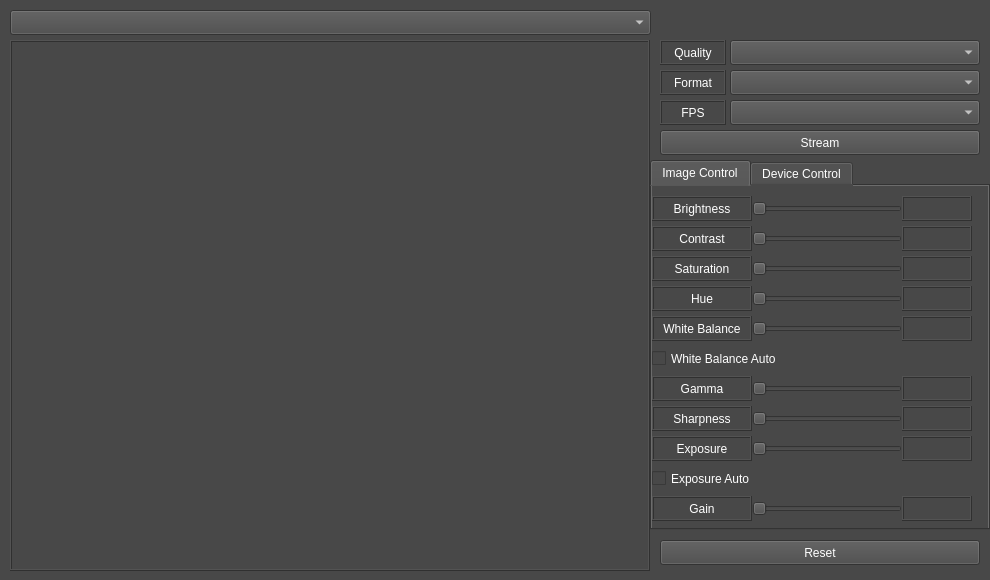
<?xml version="1.0" encoding="UTF-8"?>
<ui version="4.0">
 <class>MainWindow</class>
 <widget class="QMainWindow" name="MainWindow">
  <property name="geometry">
   <rect>
    <x>0</x>
    <y>0</y>
    <width>990</width>
    <height>580</height>
   </rect>
  </property>
  <property name="windowTitle">
   <string>v4l2_gui</string>
  </property>
  <property name="styleSheet">
   <string notr="true">background-color: rgb(72, 72, 72);
color: rgb(255, 255, 255)</string>
  </property>
  <widget class="QWidget" name="centralwidget">
   <widget class="QLabel" name="img">
    <property name="geometry">
     <rect>
      <x>10</x>
      <y>40</y>
      <width>640</width>
      <height>531</height>
     </rect>
    </property>
    <property name="frameShape">
     <enum>QFrame::Box</enum>
    </property>
    <property name="frameShadow">
     <enum>QFrame::Raised</enum>
    </property>
    <property name="text">
     <string/>
    </property>
   </widget>
   <widget class="QComboBox" name="devices">
    <property name="geometry">
     <rect>
      <x>10</x>
      <y>10</y>
      <width>641</width>
      <height>25</height>
     </rect>
    </property>
   </widget>
   <widget class="QComboBox" name="quality">
    <property name="geometry">
     <rect>
      <x>730</x>
      <y>40</y>
      <width>250</width>
      <height>25</height>
     </rect>
    </property>
   </widget>
   <widget class="QComboBox" name="format">
    <property name="geometry">
     <rect>
      <x>730</x>
      <y>70</y>
      <width>250</width>
      <height>25</height>
     </rect>
    </property>
   </widget>
   <widget class="QComboBox" name="fps">
    <property name="geometry">
     <rect>
      <x>730</x>
      <y>100</y>
      <width>250</width>
      <height>25</height>
     </rect>
    </property>
   </widget>
   <widget class="QPushButton" name="stream">
    <property name="geometry">
     <rect>
      <x>660</x>
      <y>130</y>
      <width>320</width>
      <height>25</height>
     </rect>
    </property>
    <property name="text">
     <string>Stream</string>
    </property>
   </widget>
   <widget class="QLabel" name="label">
    <property name="geometry">
     <rect>
      <x>660</x>
      <y>40</y>
      <width>66</width>
      <height>25</height>
     </rect>
    </property>
    <property name="frameShape">
     <enum>QFrame::Box</enum>
    </property>
    <property name="frameShadow">
     <enum>QFrame::Raised</enum>
    </property>
    <property name="text">
     <string>Quality</string>
    </property>
    <property name="alignment">
     <set>Qt::AlignCenter</set>
    </property>
   </widget>
   <widget class="QLabel" name="label_2">
    <property name="geometry">
     <rect>
      <x>660</x>
      <y>70</y>
      <width>66</width>
      <height>25</height>
     </rect>
    </property>
    <property name="frameShape">
     <enum>QFrame::Box</enum>
    </property>
    <property name="frameShadow">
     <enum>QFrame::Raised</enum>
    </property>
    <property name="text">
     <string>Format</string>
    </property>
    <property name="alignment">
     <set>Qt::AlignCenter</set>
    </property>
   </widget>
   <widget class="QLabel" name="label_3">
    <property name="geometry">
     <rect>
      <x>660</x>
      <y>100</y>
      <width>66</width>
      <height>25</height>
     </rect>
    </property>
    <property name="frameShape">
     <enum>QFrame::Box</enum>
    </property>
    <property name="frameShadow">
     <enum>QFrame::Raised</enum>
    </property>
    <property name="text">
     <string>FPS</string>
    </property>
    <property name="alignment">
     <set>Qt::AlignCenter</set>
    </property>
   </widget>
   <widget class="QPushButton" name="reset">
    <property name="geometry">
     <rect>
      <x>660</x>
      <y>540</y>
      <width>320</width>
      <height>25</height>
     </rect>
    </property>
    <property name="text">
     <string>Reset</string>
    </property>
   </widget>
   <widget class="QTabWidget" name="tabWidget">
    <property name="geometry">
     <rect>
      <x>650</x>
      <y>160</y>
      <width>340</width>
      <height>370</height>
     </rect>
    </property>
    <property name="currentIndex">
     <number>0</number>
    </property>
    <widget class="QWidget" name="tab">
     <attribute name="title">
      <string>Image Control</string>
     </attribute>
     <widget class="QCheckBox" name="whiteBalanceAuto">
      <property name="geometry">
       <rect>
        <x>0</x>
        <y>160</y>
        <width>160</width>
        <height>25</height>
       </rect>
      </property>
      <property name="text">
       <string>White Balance Auto</string>
      </property>
     </widget>
     <widget class="QLabel" name="gamma">
      <property name="geometry">
       <rect>
        <x>250</x>
        <y>190</y>
        <width>70</width>
        <height>25</height>
       </rect>
      </property>
      <property name="frameShape">
       <enum>QFrame::Box</enum>
      </property>
      <property name="frameShadow">
       <enum>QFrame::Raised</enum>
      </property>
      <property name="text">
       <string/>
      </property>
      <property name="alignment">
       <set>Qt::AlignCenter</set>
      </property>
     </widget>
     <widget class="QSlider" name="sharpnessSlider">
      <property name="geometry">
       <rect>
        <x>100</x>
        <y>220</y>
        <width>150</width>
        <height>25</height>
       </rect>
      </property>
      <property name="maximum">
       <number>100</number>
      </property>
      <property name="orientation">
       <enum>Qt::Horizontal</enum>
      </property>
     </widget>
     <widget class="QLabel" name="label_5">
      <property name="geometry">
       <rect>
        <x>0</x>
        <y>10</y>
        <width>100</width>
        <height>25</height>
       </rect>
      </property>
      <property name="frameShape">
       <enum>QFrame::Box</enum>
      </property>
      <property name="frameShadow">
       <enum>QFrame::Raised</enum>
      </property>
      <property name="text">
       <string>Brightness</string>
      </property>
      <property name="alignment">
       <set>Qt::AlignCenter</set>
      </property>
     </widget>
     <widget class="QLabel" name="label_10">
      <property name="geometry">
       <rect>
        <x>0</x>
        <y>220</y>
        <width>100</width>
        <height>25</height>
       </rect>
      </property>
      <property name="frameShape">
       <enum>QFrame::Box</enum>
      </property>
      <property name="frameShadow">
       <enum>QFrame::Raised</enum>
      </property>
      <property name="text">
       <string>Sharpness</string>
      </property>
      <property name="alignment">
       <set>Qt::AlignCenter</set>
      </property>
     </widget>
     <widget class="QLabel" name="contrast">
      <property name="geometry">
       <rect>
        <x>250</x>
        <y>40</y>
        <width>70</width>
        <height>25</height>
       </rect>
      </property>
      <property name="frameShape">
       <enum>QFrame::Box</enum>
      </property>
      <property name="frameShadow">
       <enum>QFrame::Raised</enum>
      </property>
      <property name="text">
       <string/>
      </property>
      <property name="alignment">
       <set>Qt::AlignCenter</set>
      </property>
     </widget>
     <widget class="QLabel" name="whiteBalance">
      <property name="geometry">
       <rect>
        <x>250</x>
        <y>130</y>
        <width>70</width>
        <height>25</height>
       </rect>
      </property>
      <property name="frameShape">
       <enum>QFrame::Box</enum>
      </property>
      <property name="frameShadow">
       <enum>QFrame::Raised</enum>
      </property>
      <property name="text">
       <string/>
      </property>
      <property name="alignment">
       <set>Qt::AlignCenter</set>
      </property>
     </widget>
     <widget class="QLabel" name="hue">
      <property name="geometry">
       <rect>
        <x>250</x>
        <y>100</y>
        <width>70</width>
        <height>25</height>
       </rect>
      </property>
      <property name="frameShape">
       <enum>QFrame::Box</enum>
      </property>
      <property name="frameShadow">
       <enum>QFrame::Raised</enum>
      </property>
      <property name="text">
       <string/>
      </property>
      <property name="alignment">
       <set>Qt::AlignCenter</set>
      </property>
     </widget>
     <widget class="QLabel" name="brightness">
      <property name="geometry">
       <rect>
        <x>250</x>
        <y>10</y>
        <width>70</width>
        <height>25</height>
       </rect>
      </property>
      <property name="frameShape">
       <enum>QFrame::Box</enum>
      </property>
      <property name="frameShadow">
       <enum>QFrame::Raised</enum>
      </property>
      <property name="text">
       <string/>
      </property>
      <property name="alignment">
       <set>Qt::AlignCenter</set>
      </property>
     </widget>
     <widget class="QSlider" name="hueSlider">
      <property name="geometry">
       <rect>
        <x>100</x>
        <y>100</y>
        <width>150</width>
        <height>25</height>
       </rect>
      </property>
      <property name="maximum">
       <number>100</number>
      </property>
      <property name="orientation">
       <enum>Qt::Horizontal</enum>
      </property>
     </widget>
     <widget class="QSlider" name="gammaSlider">
      <property name="geometry">
       <rect>
        <x>100</x>
        <y>190</y>
        <width>150</width>
        <height>25</height>
       </rect>
      </property>
      <property name="maximum">
       <number>100</number>
      </property>
      <property name="orientation">
       <enum>Qt::Horizontal</enum>
      </property>
     </widget>
     <widget class="QLabel" name="label_7">
      <property name="geometry">
       <rect>
        <x>0</x>
        <y>100</y>
        <width>100</width>
        <height>25</height>
       </rect>
      </property>
      <property name="frameShape">
       <enum>QFrame::Box</enum>
      </property>
      <property name="frameShadow">
       <enum>QFrame::Raised</enum>
      </property>
      <property name="text">
       <string>Hue</string>
      </property>
      <property name="alignment">
       <set>Qt::AlignCenter</set>
      </property>
     </widget>
     <widget class="QLabel" name="sharpness">
      <property name="geometry">
       <rect>
        <x>250</x>
        <y>220</y>
        <width>70</width>
        <height>25</height>
       </rect>
      </property>
      <property name="frameShape">
       <enum>QFrame::Box</enum>
      </property>
      <property name="frameShadow">
       <enum>QFrame::Raised</enum>
      </property>
      <property name="text">
       <string/>
      </property>
      <property name="alignment">
       <set>Qt::AlignCenter</set>
      </property>
     </widget>
     <widget class="QSlider" name="whiteBalanceSlider">
      <property name="geometry">
       <rect>
        <x>100</x>
        <y>130</y>
        <width>150</width>
        <height>25</height>
       </rect>
      </property>
      <property name="maximum">
       <number>100</number>
      </property>
      <property name="orientation">
       <enum>Qt::Horizontal</enum>
      </property>
     </widget>
     <widget class="QLabel" name="label_8">
      <property name="geometry">
       <rect>
        <x>0</x>
        <y>130</y>
        <width>100</width>
        <height>25</height>
       </rect>
      </property>
      <property name="frameShape">
       <enum>QFrame::Box</enum>
      </property>
      <property name="frameShadow">
       <enum>QFrame::Raised</enum>
      </property>
      <property name="text">
       <string>White Balance</string>
      </property>
      <property name="alignment">
       <set>Qt::AlignCenter</set>
      </property>
     </widget>
     <widget class="QLabel" name="label_9">
      <property name="geometry">
       <rect>
        <x>0</x>
        <y>190</y>
        <width>100</width>
        <height>25</height>
       </rect>
      </property>
      <property name="frameShape">
       <enum>QFrame::Box</enum>
      </property>
      <property name="frameShadow">
       <enum>QFrame::Raised</enum>
      </property>
      <property name="text">
       <string>Gamma</string>
      </property>
      <property name="alignment">
       <set>Qt::AlignCenter</set>
      </property>
     </widget>
     <widget class="QLabel" name="label_4">
      <property name="geometry">
       <rect>
        <x>0</x>
        <y>70</y>
        <width>100</width>
        <height>25</height>
       </rect>
      </property>
      <property name="frameShape">
       <enum>QFrame::Box</enum>
      </property>
      <property name="frameShadow">
       <enum>QFrame::Raised</enum>
      </property>
      <property name="text">
       <string>Saturation</string>
      </property>
      <property name="alignment">
       <set>Qt::AlignCenter</set>
      </property>
     </widget>
     <widget class="QSlider" name="brightnessSlider">
      <property name="geometry">
       <rect>
        <x>100</x>
        <y>10</y>
        <width>150</width>
        <height>25</height>
       </rect>
      </property>
      <property name="maximum">
       <number>100</number>
      </property>
      <property name="orientation">
       <enum>Qt::Horizontal</enum>
      </property>
     </widget>
     <widget class="QSlider" name="saturationSlider">
      <property name="geometry">
       <rect>
        <x>100</x>
        <y>70</y>
        <width>150</width>
        <height>25</height>
       </rect>
      </property>
      <property name="maximum">
       <number>100</number>
      </property>
      <property name="orientation">
       <enum>Qt::Horizontal</enum>
      </property>
     </widget>
     <widget class="QSlider" name="contrastSlider">
      <property name="geometry">
       <rect>
        <x>100</x>
        <y>40</y>
        <width>150</width>
        <height>25</height>
       </rect>
      </property>
      <property name="maximum">
       <number>100</number>
      </property>
      <property name="orientation">
       <enum>Qt::Horizontal</enum>
      </property>
     </widget>
     <widget class="QLabel" name="saturation">
      <property name="geometry">
       <rect>
        <x>250</x>
        <y>70</y>
        <width>70</width>
        <height>25</height>
       </rect>
      </property>
      <property name="frameShape">
       <enum>QFrame::Box</enum>
      </property>
      <property name="frameShadow">
       <enum>QFrame::Raised</enum>
      </property>
      <property name="text">
       <string/>
      </property>
      <property name="alignment">
       <set>Qt::AlignCenter</set>
      </property>
     </widget>
     <widget class="QLabel" name="label_6">
      <property name="geometry">
       <rect>
        <x>0</x>
        <y>40</y>
        <width>100</width>
        <height>25</height>
       </rect>
      </property>
      <property name="frameShape">
       <enum>QFrame::Box</enum>
      </property>
      <property name="frameShadow">
       <enum>QFrame::Raised</enum>
      </property>
      <property name="text">
       <string>Contrast</string>
      </property>
      <property name="alignment">
       <set>Qt::AlignCenter</set>
      </property>
     </widget>
     <widget class="QLabel" name="label_14">
      <property name="geometry">
       <rect>
        <x>0</x>
        <y>250</y>
        <width>100</width>
        <height>25</height>
       </rect>
      </property>
      <property name="frameShape">
       <enum>QFrame::Box</enum>
      </property>
      <property name="frameShadow">
       <enum>QFrame::Raised</enum>
      </property>
      <property name="text">
       <string>Exposure</string>
      </property>
      <property name="alignment">
       <set>Qt::AlignCenter</set>
      </property>
     </widget>
     <widget class="QLabel" name="exposure">
      <property name="geometry">
       <rect>
        <x>250</x>
        <y>250</y>
        <width>70</width>
        <height>25</height>
       </rect>
      </property>
      <property name="frameShape">
       <enum>QFrame::Box</enum>
      </property>
      <property name="frameShadow">
       <enum>QFrame::Raised</enum>
      </property>
      <property name="text">
       <string/>
      </property>
      <property name="alignment">
       <set>Qt::AlignCenter</set>
      </property>
     </widget>
     <widget class="QSlider" name="exposureSlider">
      <property name="geometry">
       <rect>
        <x>100</x>
        <y>250</y>
        <width>150</width>
        <height>25</height>
       </rect>
      </property>
      <property name="maximum">
       <number>100</number>
      </property>
      <property name="orientation">
       <enum>Qt::Horizontal</enum>
      </property>
     </widget>
     <widget class="QSlider" name="gainSlider">
      <property name="geometry">
       <rect>
        <x>100</x>
        <y>310</y>
        <width>150</width>
        <height>25</height>
       </rect>
      </property>
      <property name="maximum">
       <number>100</number>
      </property>
      <property name="orientation">
       <enum>Qt::Horizontal</enum>
      </property>
     </widget>
     <widget class="QLabel" name="gain">
      <property name="geometry">
       <rect>
        <x>250</x>
        <y>310</y>
        <width>70</width>
        <height>25</height>
       </rect>
      </property>
      <property name="frameShape">
       <enum>QFrame::Box</enum>
      </property>
      <property name="frameShadow">
       <enum>QFrame::Raised</enum>
      </property>
      <property name="text">
       <string/>
      </property>
      <property name="alignment">
       <set>Qt::AlignCenter</set>
      </property>
     </widget>
     <widget class="QLabel" name="label_15">
      <property name="geometry">
       <rect>
        <x>0</x>
        <y>310</y>
        <width>100</width>
        <height>25</height>
       </rect>
      </property>
      <property name="frameShape">
       <enum>QFrame::Box</enum>
      </property>
      <property name="frameShadow">
       <enum>QFrame::Raised</enum>
      </property>
      <property name="text">
       <string>Gain</string>
      </property>
      <property name="alignment">
       <set>Qt::AlignCenter</set>
      </property>
     </widget>
     <widget class="QCheckBox" name="exposureAuto">
      <property name="geometry">
       <rect>
        <x>0</x>
        <y>280</y>
        <width>160</width>
        <height>25</height>
       </rect>
      </property>
      <property name="text">
       <string>Exposure Auto</string>
      </property>
     </widget>
    </widget>
    <widget class="QWidget" name="tab_2">
     <attribute name="title">
      <string>Device Control</string>
     </attribute>
     <widget class="QSlider" name="panSlider">
      <property name="geometry">
       <rect>
        <x>100</x>
        <y>10</y>
        <width>150</width>
        <height>25</height>
       </rect>
      </property>
      <property name="maximum">
       <number>100</number>
      </property>
      <property name="orientation">
       <enum>Qt::Horizontal</enum>
      </property>
     </widget>
     <widget class="QLabel" name="label_12">
      <property name="geometry">
       <rect>
        <x>0</x>
        <y>40</y>
        <width>100</width>
        <height>25</height>
       </rect>
      </property>
      <property name="frameShape">
       <enum>QFrame::Box</enum>
      </property>
      <property name="frameShadow">
       <enum>QFrame::Raised</enum>
      </property>
      <property name="text">
       <string>Tilt</string>
      </property>
      <property name="alignment">
       <set>Qt::AlignCenter</set>
      </property>
     </widget>
     <widget class="QSlider" name="tiltSlider">
      <property name="geometry">
       <rect>
        <x>100</x>
        <y>40</y>
        <width>150</width>
        <height>25</height>
       </rect>
      </property>
      <property name="maximum">
       <number>100</number>
      </property>
      <property name="orientation">
       <enum>Qt::Horizontal</enum>
      </property>
     </widget>
     <widget class="QLabel" name="pan">
      <property name="geometry">
       <rect>
        <x>250</x>
        <y>10</y>
        <width>70</width>
        <height>25</height>
       </rect>
      </property>
      <property name="frameShape">
       <enum>QFrame::Box</enum>
      </property>
      <property name="frameShadow">
       <enum>QFrame::Raised</enum>
      </property>
      <property name="text">
       <string/>
      </property>
      <property name="alignment">
       <set>Qt::AlignCenter</set>
      </property>
     </widget>
     <widget class="QLabel" name="label_13">
      <property name="geometry">
       <rect>
        <x>0</x>
        <y>10</y>
        <width>100</width>
        <height>25</height>
       </rect>
      </property>
      <property name="frameShape">
       <enum>QFrame::Box</enum>
      </property>
      <property name="frameShadow">
       <enum>QFrame::Raised</enum>
      </property>
      <property name="text">
       <string>Pan</string>
      </property>
      <property name="alignment">
       <set>Qt::AlignCenter</set>
      </property>
     </widget>
     <widget class="QLabel" name="tilt">
      <property name="geometry">
       <rect>
        <x>250</x>
        <y>40</y>
        <width>70</width>
        <height>25</height>
       </rect>
      </property>
      <property name="frameShape">
       <enum>QFrame::Box</enum>
      </property>
      <property name="frameShadow">
       <enum>QFrame::Raised</enum>
      </property>
      <property name="text">
       <string/>
      </property>
      <property name="alignment">
       <set>Qt::AlignCenter</set>
      </property>
     </widget>
     <widget class="QLabel" name="label_11">
      <property name="geometry">
       <rect>
        <x>0</x>
        <y>80</y>
        <width>100</width>
        <height>25</height>
       </rect>
      </property>
      <property name="frameShape">
       <enum>QFrame::Box</enum>
      </property>
      <property name="frameShadow">
       <enum>QFrame::Raised</enum>
      </property>
      <property name="text">
       <string>Backlight</string>
      </property>
      <property name="alignment">
       <set>Qt::AlignCenter</set>
      </property>
     </widget>
     <widget class="QLabel" name="backlight">
      <property name="geometry">
       <rect>
        <x>250</x>
        <y>80</y>
        <width>70</width>
        <height>25</height>
       </rect>
      </property>
      <property name="frameShape">
       <enum>QFrame::Box</enum>
      </property>
      <property name="frameShadow">
       <enum>QFrame::Raised</enum>
      </property>
      <property name="text">
       <string/>
      </property>
      <property name="alignment">
       <set>Qt::AlignCenter</set>
      </property>
     </widget>
     <widget class="QSlider" name="backlightSlider">
      <property name="geometry">
       <rect>
        <x>100</x>
        <y>80</y>
        <width>150</width>
        <height>25</height>
       </rect>
      </property>
      <property name="maximum">
       <number>100</number>
      </property>
      <property name="orientation">
       <enum>Qt::Horizontal</enum>
      </property>
     </widget>
     <widget class="QLabel" name="label_16">
      <property name="geometry">
       <rect>
        <x>0</x>
        <y>110</y>
        <width>100</width>
        <height>25</height>
       </rect>
      </property>
      <property name="frameShape">
       <enum>QFrame::Box</enum>
      </property>
      <property name="frameShadow">
       <enum>QFrame::Raised</enum>
      </property>
      <property name="text">
       <string>Power Line</string>
      </property>
      <property name="alignment">
       <set>Qt::AlignCenter</set>
      </property>
     </widget>
     <widget class="QLabel" name="powerLine">
      <property name="geometry">
       <rect>
        <x>250</x>
        <y>110</y>
        <width>70</width>
        <height>25</height>
       </rect>
      </property>
      <property name="frameShape">
       <enum>QFrame::Box</enum>
      </property>
      <property name="frameShadow">
       <enum>QFrame::Raised</enum>
      </property>
      <property name="text">
       <string/>
      </property>
      <property name="alignment">
       <set>Qt::AlignCenter</set>
      </property>
     </widget>
     <widget class="QSlider" name="powerLineSlider">
      <property name="geometry">
       <rect>
        <x>100</x>
        <y>110</y>
        <width>150</width>
        <height>25</height>
       </rect>
      </property>
      <property name="maximum">
       <number>100</number>
      </property>
      <property name="orientation">
       <enum>Qt::Horizontal</enum>
      </property>
     </widget>
     <widget class="QSlider" name="zoomSlider">
      <property name="geometry">
       <rect>
        <x>100</x>
        <y>150</y>
        <width>150</width>
        <height>25</height>
       </rect>
      </property>
      <property name="maximum">
       <number>100</number>
      </property>
      <property name="orientation">
       <enum>Qt::Horizontal</enum>
      </property>
     </widget>
     <widget class="QLabel" name="zoom">
      <property name="geometry">
       <rect>
        <x>250</x>
        <y>150</y>
        <width>70</width>
        <height>25</height>
       </rect>
      </property>
      <property name="frameShape">
       <enum>QFrame::Box</enum>
      </property>
      <property name="frameShadow">
       <enum>QFrame::Raised</enum>
      </property>
      <property name="text">
       <string/>
      </property>
      <property name="alignment">
       <set>Qt::AlignCenter</set>
      </property>
     </widget>
     <widget class="QLabel" name="label_17">
      <property name="geometry">
       <rect>
        <x>0</x>
        <y>150</y>
        <width>100</width>
        <height>25</height>
       </rect>
      </property>
      <property name="frameShape">
       <enum>QFrame::Box</enum>
      </property>
      <property name="frameShadow">
       <enum>QFrame::Raised</enum>
      </property>
      <property name="text">
       <string>Zoom</string>
      </property>
      <property name="alignment">
       <set>Qt::AlignCenter</set>
      </property>
     </widget>
     <widget class="QSlider" name="focusSlider">
      <property name="geometry">
       <rect>
        <x>100</x>
        <y>190</y>
        <width>150</width>
        <height>25</height>
       </rect>
      </property>
      <property name="maximum">
       <number>100</number>
      </property>
      <property name="orientation">
       <enum>Qt::Horizontal</enum>
      </property>
     </widget>
     <widget class="QLabel" name="focus">
      <property name="geometry">
       <rect>
        <x>250</x>
        <y>190</y>
        <width>70</width>
        <height>25</height>
       </rect>
      </property>
      <property name="frameShape">
       <enum>QFrame::Box</enum>
      </property>
      <property name="frameShadow">
       <enum>QFrame::Raised</enum>
      </property>
      <property name="text">
       <string/>
      </property>
      <property name="alignment">
       <set>Qt::AlignCenter</set>
      </property>
     </widget>
     <widget class="QLabel" name="label_18">
      <property name="geometry">
       <rect>
        <x>0</x>
        <y>190</y>
        <width>100</width>
        <height>25</height>
       </rect>
      </property>
      <property name="frameShape">
       <enum>QFrame::Box</enum>
      </property>
      <property name="frameShadow">
       <enum>QFrame::Raised</enum>
      </property>
      <property name="text">
       <string>Focus</string>
      </property>
      <property name="alignment">
       <set>Qt::AlignCenter</set>
      </property>
     </widget>
     <widget class="QCheckBox" name="focusAuto">
      <property name="geometry">
       <rect>
        <x>0</x>
        <y>220</y>
        <width>160</width>
        <height>25</height>
       </rect>
      </property>
      <property name="text">
       <string>Focus Auto</string>
      </property>
     </widget>
    </widget>
   </widget>
  </widget>
 </widget>
 <resources/>
 <connections/>
</ui>
